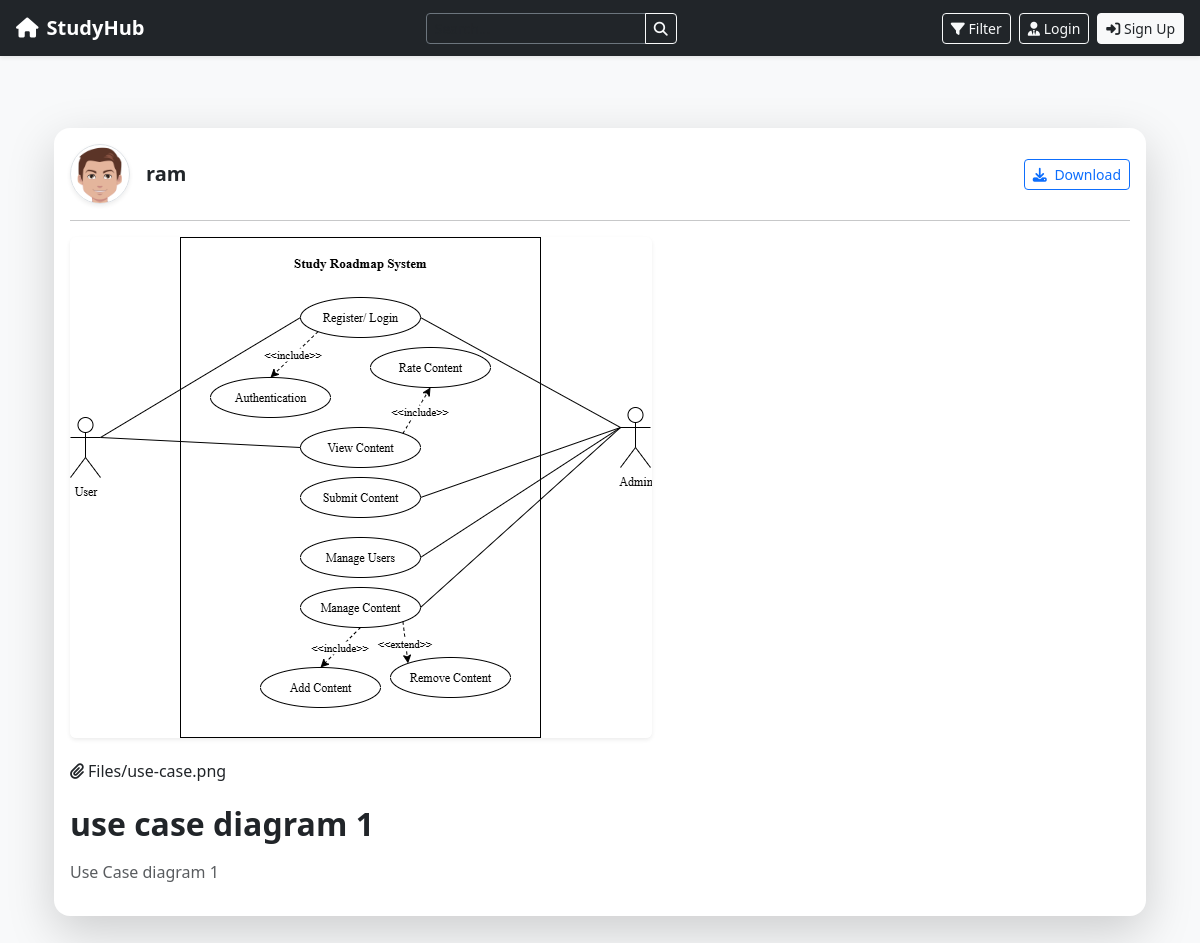
Screenshot of /post/3/ with the database file from the repository.
### blog/models.py (models this page shows, shortened)
class Post(models.Model):
    COURSE_CHOICES = [
        ('BIM', 'Bachelor in Information Management'),
        ('BCA', 'Bachelor in Computer Application'),
        ('CSIT', 'BSc. Computer Science and Information Technology'),
    ]
    SEMESTER_CHOICES = [
        ('First', 'First Semester'),
        ('Second', 'Second Semester'),
        ('Third', 'Third Semester'),
        ('Fourth', 'Fourth Semester'),
        ('Fifth', 'Fifth Semester'),
        ('Sixth', 'Sixth Semester'),
        ('Seventh', 'Seventh Semester'),
        ('Eighth', 'Eighth Semester'),
    ]
    author = models.ForeignKey(User, on_delete=models.CASCADE)
    course = models.CharField(max_length=10, choices=COURSE_CHOICES)
    semester = models.CharField(max_length=10, choices=SEMESTER_CHOICES)
    subject = models.CharField(max_length=100)
    title = models.CharField(max_length=100)
    file = models.FileField(upload_to='Files', null=True, blank=True)
    content = models.TextField()
    date_posted = models.DateTimeField(auto_now_add=True)
    class Meta:
        ordering = ['-date_posted']
        verbose_name = "Post"
        verbose_name_plural = "Posts"
    @property
    def extension(self):
        if not self.file:
            return ''
        _, ext = os.path.splitext(self.file.name)
        return ext.lower()
    @property
    def is_image(self):
        return self.extension in ['.jpg', '.jpeg', '.png']

### users/models.py (models this page shows, shortened)
class Profile(models.Model):
    user = models.OneToOneField(User, on_delete=models.CASCADE)
    image = models.ImageField(default='default.jpg', upload_to='profile_pics')

### blog/views.py (the view)
# urls.py: path('post/<int:pk>/', PostDetailView.as_view(), name='post-detail'),
class PostDetailView(DetailView):
    model = Post
    template_name = 'blog/post_detail.html'

### blog/templates/blog/post_detail.html (shortened to what this page needs)
{% extends "base.html" %}
{% load static %}
{% block extra_css %}
<link rel="stylesheet" href="{% static 'blog/css/post_detail.css' %} ">
{% endblock extra_css %}
{% block content %}
<div class="container my-5">
  <div class="card shadow-lg border-0 rounded-4 overflow-hidden">
    <div class="card-body">
      <div class="d-flex align-items-center mb-3">
        <a href="{{ object.author.profile.image.url }}" target="_blank">
          <img src="{{ object.author.profile.image.url }}"
               alt="{{ object.author.username }}"
               class="rounded-circle border me-3 shadow-sm"
               style="width: 60px; height: 60px; object-fit: cover;">
        </a>
        <div class="flex-grow-1">
          <a href="{% url 'user-posts' object.author.username %}"
             class="text-decoration-none text-dark fw-semibold h5 mb-0">
            {{ object.author }}
          </a>
        </div>
        {% if object.author != user and object.file %}
          <a href="{{ object.file.url }}" download class="btn btn-outline-primary btn-sm ms-3">
            <i class="fas fa-download me-1"></i> Download
          </a>
        {% endif %}
      </div>
      <hr>
      {% if object.file %}
        <div class="mb-4">
          {% if object.is_image %}
            <a href="{{ object.file.url }}" target="_blank">
              <img src="{{ object.file.url }}" alt="{{ object.title }}"
                   class="img-fluid rounded shadow-sm mb-3">
            </a>
          {% elif object.is_pdf %}
            <iframe src="{{ object.file.url }}"
                    width="100%" height="600px"
                    class="border rounded shadow-sm mb-3"></iframe>
          {% elif object.is_ppt %}
            <div class="alert alert-info d-flex align-items-center" role="alert">
              <i class="fas fa-file-powerpoint me-2"></i>
              PowerPoint preview not supported —
              <a href="{{ object.file.url }}" download class="fw-bold ms-1">download instead</a>.
            </div>
          {% else %}
            <div class="alert alert-secondary d-flex align-items-center" role="alert">
              <i class="fas fa-file me-2"></i>
              Unsupported file type —
              <a href="{{ object.file.url }}" download class="fw-bold">download here</a>.
            </div>
          {% endif %}
          <a href="{{ object.file.url }}" download class="text-decoration-none">
            <h6 class="mt-2 text-dark"><i class="fas fa-paperclip me-1"></i>{{ object.file.name }}</h6>
          </a>
        </div>
      {% endif %}
      <h2 class="fw-bold mb-3">{{ object.title }}</h2>
      <p class="text-muted fs-6">{{ object.content }}</p>
    </div>
  </div>
</div>
{% endblock content %}

### blog/static/blog/css/post_detail.css (style rules this page uses)
.card { transition: transform 0.25s ease, box-shadow 0.25s ease; }

### rows the page displays
Post: author.profile.image (picture), author "ram", file (picture), file.name "Files/use-case.png", title "use case diagram 1", content "Use Case diagram 1"
